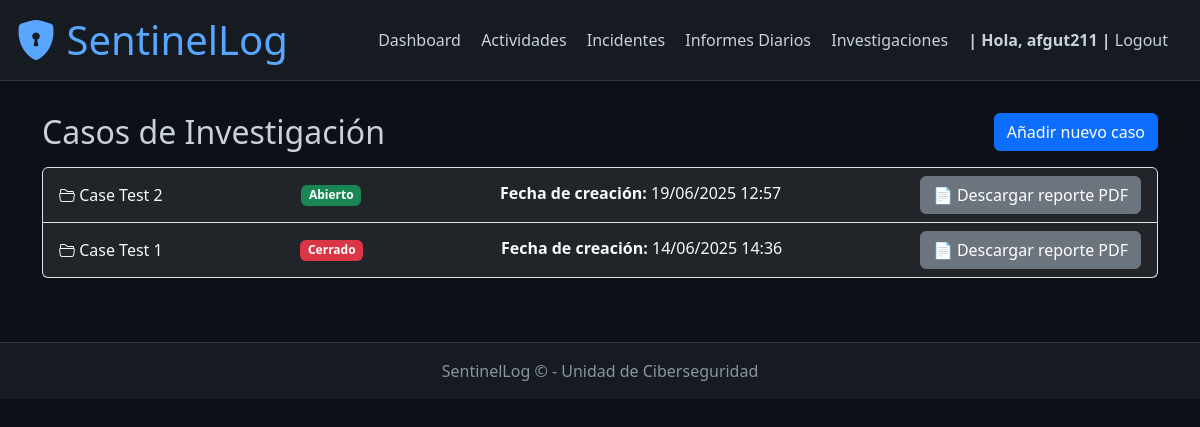
The page /investigations/ (signed in) on the database as committed earlier.
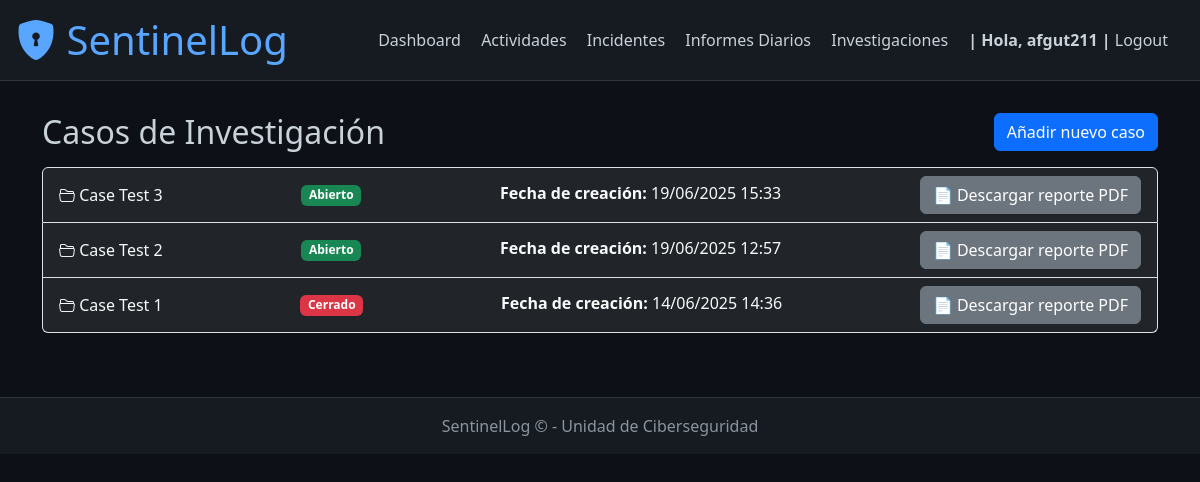
The same page on the database as committed later.
### investigations/models.py (models this page shows, shortened)
class InvestigationCase(models.Model):
    title = models.CharField(max_length=200)
    description = models.TextField()
    created_by = models.ForeignKey(User, on_delete=models.SET_NULL, null=True)
    created_at = models.DateTimeField(auto_now_add=True)
    is_closed = models.BooleanField(default=False)
    conclusiones = models.TextField(blank=True, null=True)
    pdf_last_saved = models.DateTimeField(blank=True, null=True)

### investigations/views.py (the view)
# urls.py: path('', views.index, name='daily_activity_index'),
def index(request):
    cases = InvestigationCase.objects.all().order_by('-created_at')
    return render(request, 'investigations/index.html', {'cases': cases})

### investigations/templates/investigations/index.html
{% extends 'base.html' %}
{% block content %}
<div class="d-flex justify-content-between align-items-center mb-3">
    <h2 class="mb-0">Casos de Investigación</h2>
    <a href="{% url 'add_case' %}" class="btn btn-primary">
        Añadir nuevo caso
    </a>
</div>
<div class="list-group">
    {% for case in cases %}
        <a href="{% url 'case_detail' case.id %}" class="list-group-item list-group-item-action d-flex justify-content-between align-items-center bg-dark text-light">
            <span>
                <i class="bi bi-folder2-open"></i> {{ case.title }}
            </span>
            {% if case.is_closed %}
                <span class="badge bg-danger">Cerrado</span>
            {% else %}
                <span class="badge bg-success">Abierto</span>
            {% endif %}
            <p class="mb-1"><strong>Fecha de creación:</strong> {{ case.created_at|date:"d/m/Y H:i" }}</p>
            <form action="{% url 'generate_pdf_report' case.id %}" method="get" target="_blank">
                    <button type="submit" class="btn btn-secondary">
                        📄 Descargar reporte PDF
                    </button>
                </form>
        </a>
    {% empty %}
        <div class="alert alert-info mb-0">
            No hay casos registrados.
        </div>
    {% endfor %}
</div>
{% endblock %}

Rows that differ between the two databases and show on the page:
added InvestigationCase: title "Case Test 3", is_closed "Abierto", created_at "19/06/2025 15:33"
